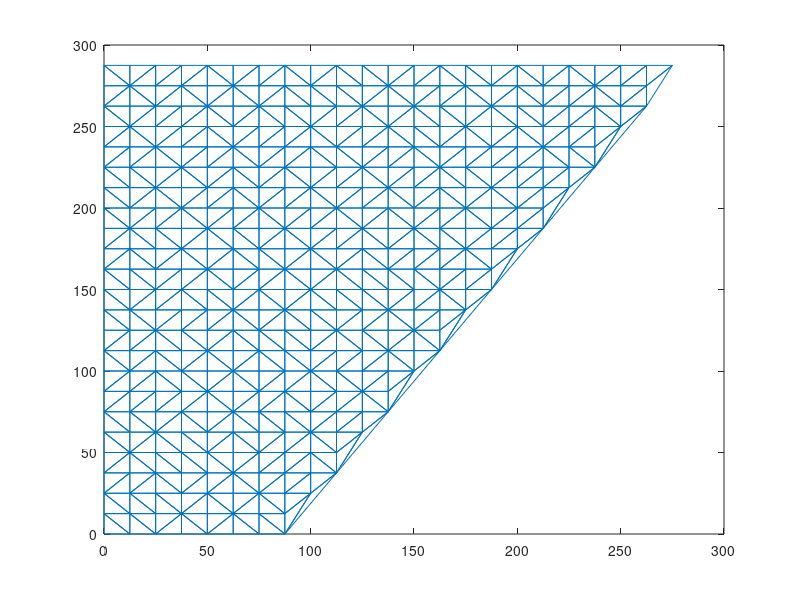

Source code (MATLAB): (Note: this script raises an error after producing the figure.)
clc;
clear all;
P1 = [0 0];
P2 = [0 291];
P3 = [284 291];
P4 = [91 0];

mesh_size = 25;

Load = [368 9.5*1000 9.5*1000];
restraint_x = true; #restraint along axis
restraint_y = true;
plote_nodes = false;
weld_thickness = 6;
sides = 2;
g = [1 16 200000 0.25] #material number thickness E possions ratio

dof = 2 #degrees of freedom per node
npe = 3 #nodes per element


x = linspace(0,300,mesh_size); #nodes 
y = linspace(0,300,mesh_size);

#nodes around the perimeter of the polygon
x1 = linspace(0,P1(1,1),mesh_size)';
y1 = linspace(0,P2(1,2),mesh_size)';
x2 = linspace(P2(1,1),P3(1,1),mesh_size)';
y2 = linspace(P2(1,2),P3(1,2),mesh_size)';
x3 = linspace(P3(1,1),P4(1,1),mesh_size)';
y3 = linspace(P3(1,2),P4(1,2),mesh_size)';

[X,Y] = meshgrid(x,y);
X = [X x1 x2 x3];
Y = [Y y1 y2 y3];
xv = [P1(1,1) P2(1,1) P3(1,1) P4(1,1)]';
yv = [P1(1,2) P2(1,2) P3(1,2) P4(1,2)]';

[in,on] = inpolygon(X,Y,xv,yv);

counter = 0;
for i = 1:mesh_size
  for j = 1:mesh_size
    if in(i,j) == 1
      counter = counter+1;
      Lx(counter) = X(i,j);
      Ly(counter) = Y(i,j);
    endif
##    if on(i,j) == 1
##      counter = counter+1;
##      Lx(counter) = X(i,j);
##      Ly(counter) = Y(i,j);      
##    endif
  endfor
endfor
T = delaunay(Lx,Ly);
triplot(T,Lx,Ly)

p = [Lx' Ly'];
nn = size(p);
node_no = transpose(linspace(1,nn(1,1),nn(1,1)));

nn = size(T);
element_no = transpose(linspace(1,nn(1,1),nn(1,1)));
mat_no = transpose(linspace(1,1,nn(1,1)));
T = [element_no T mat_no];

n = [node_no p];
q = dofM(dof,n);

if plote_nodes == true
  figure(55)
  plotplate(n,T,npe)
endif
# create a blank global stiffness matrix
a = size(n);
m_size = dof*n(a(1,1),1);
K = zeros(m_size);

#loop over the amount of elements to create global K
for l = 1:(size(T(:,1)))
  [ke b d] = KeCST(T(l,:),g,n); #local stiffness matrix
  [A,Q] = Assembly(q,T(l,:),ke,npe,dof,n);
  K = K+A;
  B(:,:,l) = b;
  D(:,:,l) = d;
endfor
disp('Stiffness matrix formulkated')

counter = 0;
cx = 0;
cy = 0;
#restrained degrees of freedom
n = round(n);
for i = 1:size(n(:,1))
  if (restraint_x == true) && (restraint_y == true)
    if (n(i,2) == 0) || (n(i,3) == 0)
      counter = counter+1;
      Rnodes(counter,1) = n(i,1);
      Rnodes(counter,2) = 1;
      Rnodes(counter,3) = 1;
    endif
  endif
  #storing the nodal restraints on the X and Y axis
  if n(i,2) == 0;
    cx = cx+1;
    R_x(cx,:) = n(i,:);
  endif
  if n(i,3) == 0;
    cy = cy+1;
    R_y(cy,:) = n(i,:);
  endif
endfor

#sorting restraints in terms of height and length
[~,idx] = sort(R_x(:,3));
sort_R_x = R_x(idx,:);

[~,idx] = sort(R_y(:,2));
sort_R_y = R_y(idx,:);

Rdof = transpose(Restraint(Rnodes,dof));
KRdof = Kmod(Rdof,K);
disp('Restraints applied')

L = Load_vector(K,KRdof,Load,dof,Rdof)
disp('Loading matrix formulated');

disp = inv(KRdof)*L
disp('Matrix solved');
Q = Gdisp(q,dof,Rdof,disp) #placing displacement into global matrix
[stress] = stress_tri(D,B,Q,T,n,2)
##figure(423)
##plotplate(n,T,npe,stress,3)
##figure(2)
##plotplate(n,T,npe)
Kd = Kdisp(K,Rdof,q);
Reaction = Kd*Q;
cx = 0;
cy = 0;
for i = 1:size(Reaction(:,1))
  if mod(i,2) == 0;
    cy = cy+1;
    Ry(cy) = Reaction(i);
  endif
  if mod(i,2) ~= 0
    cx = cx+1;
    Rx(cx) = Reaction(i);
  endif
endfor

c = size(Rx(1,:))
ch = linspace(1,c(1,2),c(1,2));
Rx = transpose([ch; Rx]);
Ry = transpose([ch; Ry]);
Rnodes = [transpose(ch) Rnodes];

TT = [sort_R_x;sort_R_y];
[~,idx] = sort(TT(:,1));
T_s = TT(idx,:);
T_s(1,:) = [];
T_s(:,2) = [];
T_s(:,2) = [];
for i = 1:size(sort_R_x(:,1))
  for j = 1:size(T_s(:,1))
    if sort_R_x(i,1) == T_s(j,1)
      sort_R_x(i,2) = Rx(j,2);
      sort_R_x(i,3) = Ry(j,2);
    endif
  endfor
endfor
for i = 1:size(sort_R_y(:,1))
  for j = 1:size(T_s(:,1))
    if sort_R_y(i,1) == T_s(j,1)
      sort_R_y(i,2) = Rx(j,2);
      sort_R_y(i,3) = Ry(j,2);
    endif
  endfor
endfor

#lengths of elements and stress in weld
c = size(sort_R_y(:,1));
for j = 1:size(sort_R_y(:,1))
  if (j == 1) 
    Len(j) = abs(n(sort_R_y(j,1),2)-n(sort_R_y(j+1,1),2))*0.5;#sqrt(n(sort_R_y(j,1),2)^2+n(sort_R_y(j+1,1),2)^2)*0.5
    L1(j) = n(sort_R_y(j,1),2);
  endif
  if j == c(1,1)
    Len(j) = abs(n(sort_R_y(j,1),2)-n(sort_R_y(j-1,1),2))*0.5;#sqrt(n(sort_R_y(j,1),2)^2+n(sort_R_y(j-1,1),2)^2)*0.5
        L1(j) = n(sort_R_y(j,1),2);
  endif
  if (j ~= 1) && (j ~= c(1,1))
    Len(j) = abs(n(sort_R_y(j,1),2)-n(sort_R_y(j+1,1),2));
    Len(j) = Len(j)*0.5+Len(j-1)*0.5;
    L1(j) = n(sort_R_y(j,1),2);
    Stress_Y_X(j) = sort_R_y(j,2)/(Len(j)*weld_thickness*sides);
    Stress_Y_Y(j) = sort_R_y(j,3)/(Len(j)*weld_thickness*sides);
    Resultant_Y(j) = sqrt(Stress_Y_X(j)^2+Stress_Y_Y(j)^2);
  endif
endfor
disp('Post processing compelted');

figure(10)
hold on
title("X and Y stresses along horizontal weld")
xlabel('Point');
ylabel('Stress in MPa');
plot(Stress_Y_X)
plot(Stress_Y_Y)
P1 = plot(Stress_Y_X)
P2 = plot(Stress_Y_Y)
legend([P1 P2],'Stress X','Stress Y');
hold off

c = size(sort_R_x(:,1));
for j = 1:size(sort_R_x(:,1))
  if (j == 1) 
    Len(j) = abs(n(sort_R_x(j,1),3)-n(sort_R_x(j+1,1),2))*0.5;#sqrt(n(sort_R_x(j,1),3)^2+n(sort_R_x(j+1,1),2)^2)*0.5
    L1(j) = Len(j);
  endif
  if j == c(1,1)
    Len(j) = abs(n(sort_R_x(j,1),3)-n(sort_R_x(j-1,1),2))*0.5;#sqrt(n(sort_R_x(j,1),3)^2+n(sort_R_x(j-1,1),2)^2)*0.5
        L1(j) = Len(j);
  endif
  if (j ~= 1) && (j ~= c(1,1))
    Len(j) = abs(n(sort_R_x(j,1),3)-n(sort_R_x(j+1,1),2));
    Len(j) = Len(j)*0.5+Len(j-1)*0.5;
    L1(j) = Len(j);
    Stress_X_X(j) = sort_R_x(j,2)/(Len(j)*weld_thickness*sides);
    Stress_X_Y(j) = sort_R_x(j,3)/(Len(j)*weld_thickness*sides);
    Resultant_X(j) = sqrt(Stress_X_X(j)^2+Stress_X_Y(j)^2);
  endif
endfor
figure(11)
hold on
title("X and Y stresses along vertical weld")
xlabel('Point');
ylabel('Stress in MPa');
plot(Stress_X_X)
plot(Stress_X_Y)
P1 = plot(Stress_X_X)
P2 = plot(Stress_X_Y)
legend([P1 P2],'Stress X','Stress Y');
hold off
figure(12)
hold on
title("Resultant stresses in welds")
xlabel('Point');
ylabel('Stress in MPa');
plot(Resultant_X)
plot(Resultant_Y)
P1 = plot(Resultant_X)
P2 = plot(Resultant_Y)
legend([P1 P2],'Vertical Weld','Horiozontal Weld');
hold off
figure(3)
##title("X displacement in mm")
##plotplate_disp(n,T,npe,Q,1)
##
##figure(4)
##title("Y displcement in mm")
##plotplate_disp(n,T,npe,Q,2)
